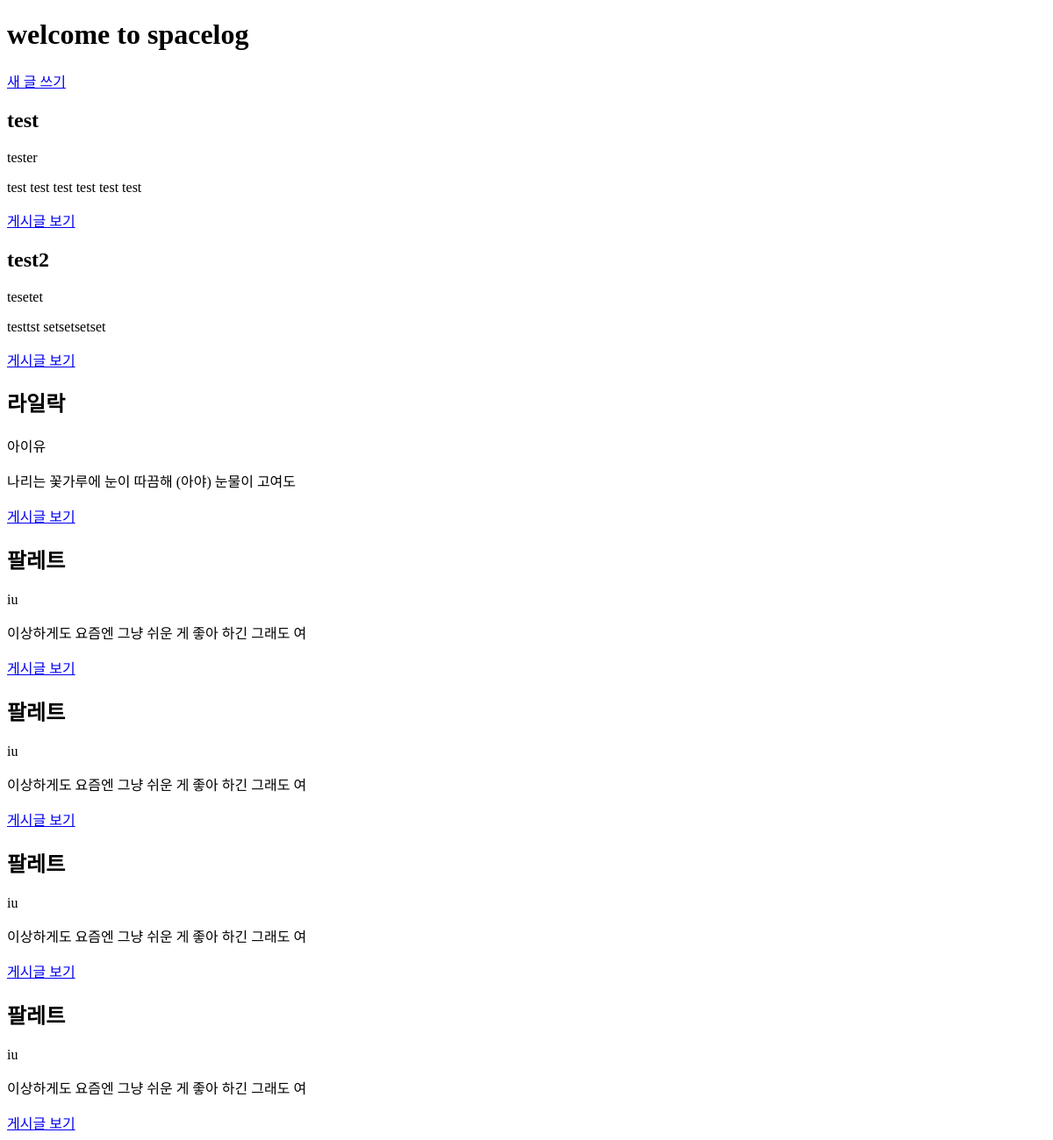
Before: / with the older database file.
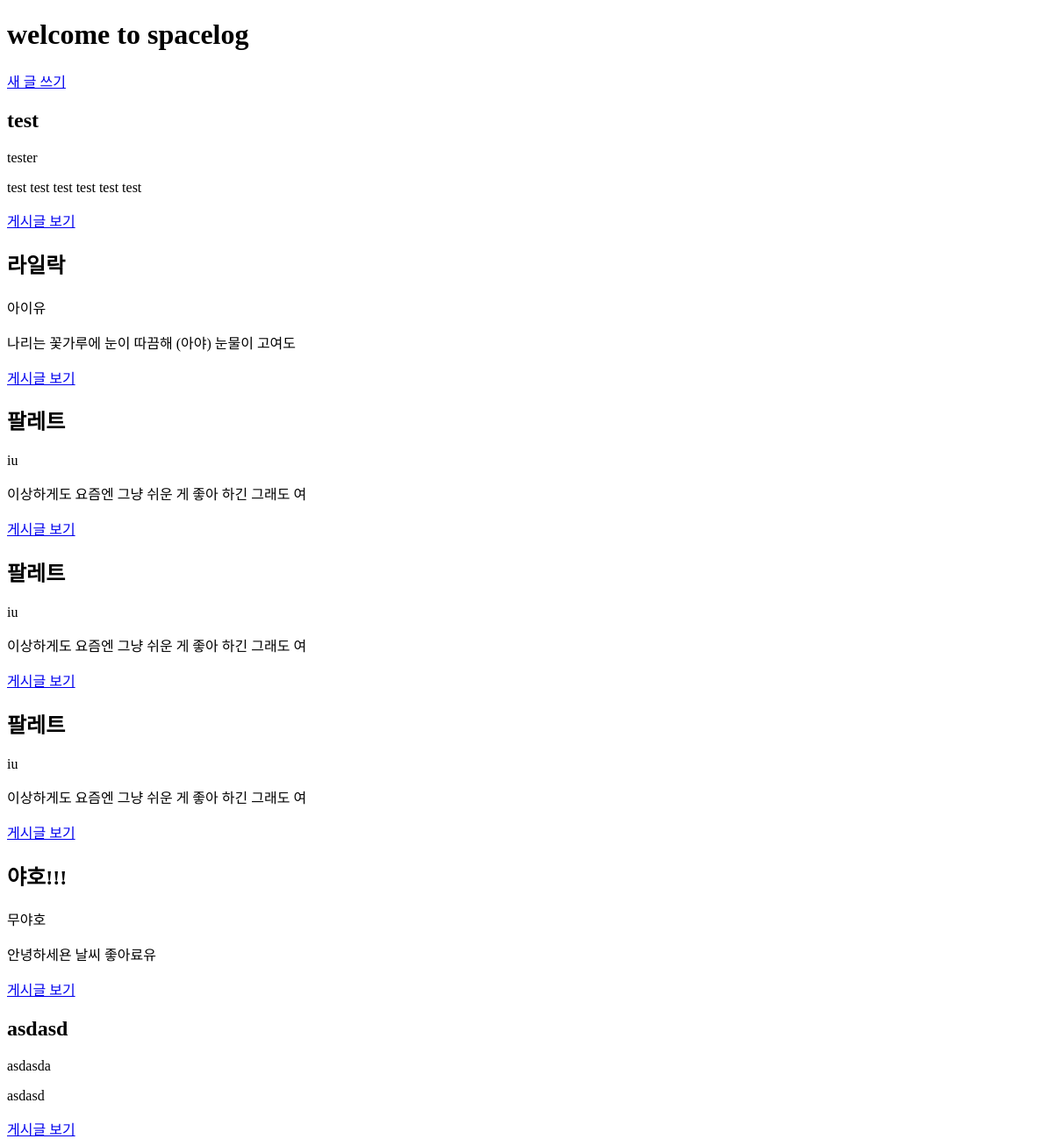
After: the same page with the newer database file.
### space/models.py (models this page shows, shortened)
class Space(models.Model):
    title=models.CharField(max_length=200)
    author=models.CharField(max_length=100)
    context=models.TextField()
    create_date=models.DateTimeField(auto_now_add=True)
    def summary(self):
        return self.context[:30]

### space/views.py (the view)
# urls.py: 2. Add a URL to urlpatterns:  path('', views.home, name='home')
def home(request):
    spaces = Space.objects.all()
    return render(request, 'space/space_home.html', { 'spaces': spaces })

### space/templates/space/space_home.html (shortened to what this page needs)
<!DOCTYPE html>
<html lang="en">
<head>
</head>
<body>
  <h1>welcome to spacelog</h1>
  <a href="{% url 'new' %}">새 글 쓰기</a>
    {% for space in spaces %}
        <h2>{{ space.title }}</h2>
        <p>{{ space.author }}</p>
        <p>{{ space.summary }}</p>
        <a href="{% url 'detail' space.id %}">게시글 보기</a>
    {% endfor %}
</body>
</html>

Changed rows visible on the page:
removed Space: title "test2", author "tesetet", summary "testtst setsetsetset"
removed Space: title "팔레트", author "iu", summary "이상하게도 요즘엔 그냥 쉬운 게 좋아 하긴 그래도 여"
added Space: title "야호!!!", author "무야호", summary "안녕하세욘 날씨 좋아료유"
added Space: title "asdasd", author "asdasda", summary "asdasd"
